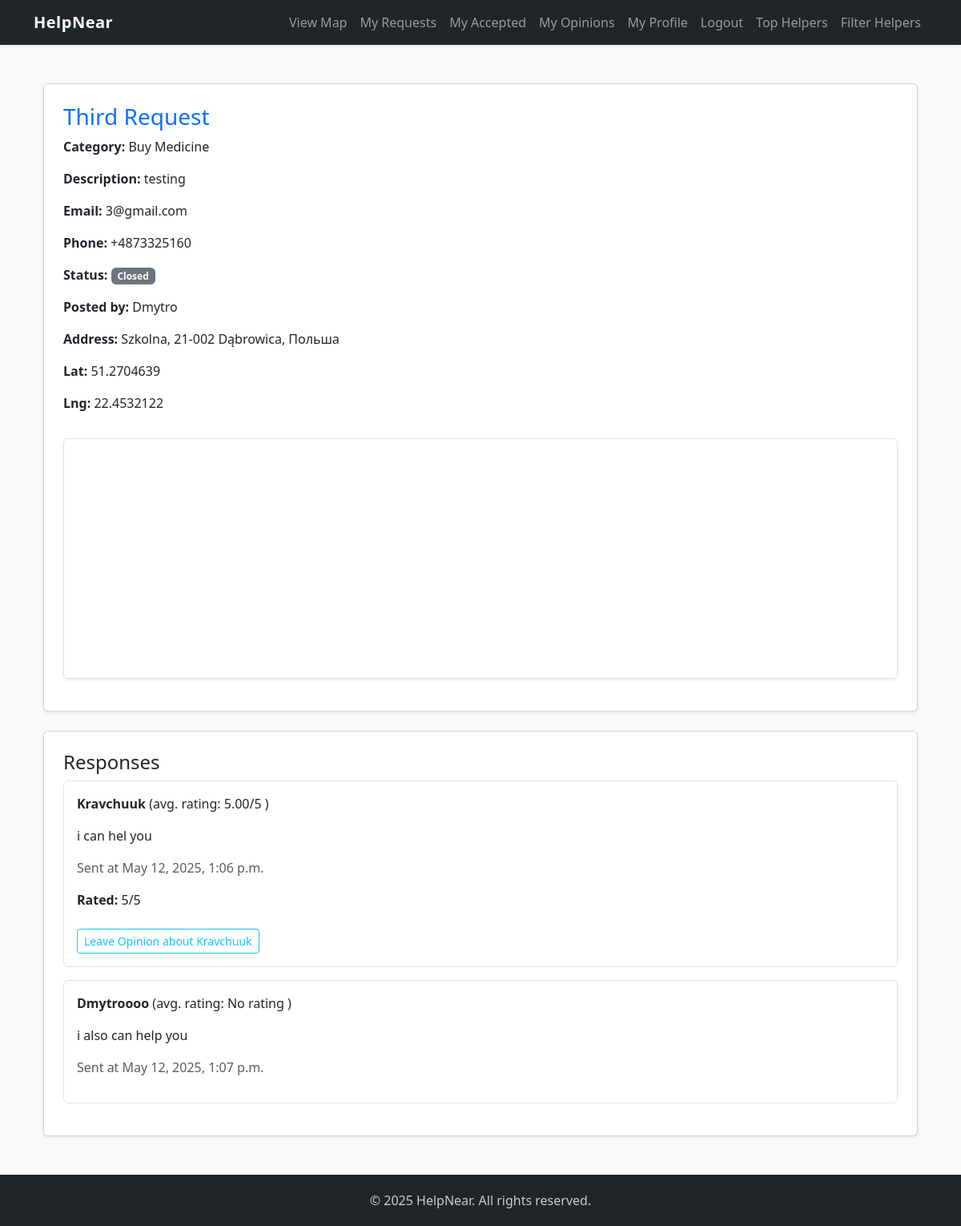
The page /request/3/ (signed in) on the database its author committed.
### help/models.py (models this page shows, shortened)
class HelpRequest(models.Model):
    CATEGORY_CHOICES = [
        ('food', 'Food Delivery'),
        ('medicine', 'Buy Medicine'),
        ('house', 'House Help'),
        ('other', 'Other')
    ]
    user = models.ForeignKey(User, on_delete=models.CASCADE)
    title = models.CharField(max_length=200)
    description = models.TextField()
    detailed_expectation = models.TextField(blank=True, null=True)
    category = models.CharField(max_length=50, choices=CATEGORY_CHOICES)
    address = models.CharField(max_length=255, default='Unknown address')
    latitude = models.FloatField(default=0.0)
    longitude = models.FloatField(default=0.0)
    email = models.EmailField(blank=True, null=True)
    phone = models.CharField(max_length=20, blank=True, null=True)
    is_open = models.BooleanField(default=True)
    accepted_response = models.ForeignKey('HelpResponse', null=True, blank=True, on_delete=models.SET_NULL, related_name='accepted_for')
    created_at = models.DateTimeField(auto_now_add=True)

class HelpResponse(models.Model):
    request = models.ForeignKey(HelpRequest, on_delete=models.CASCADE, related_name='responses')
    responder = models.ForeignKey(User, on_delete=models.CASCADE)
    message = models.TextField()
    rating = models.PositiveSmallIntegerField(null=True, blank=True)
    feedback = models.TextField(blank=True, null=True)
    created_at = models.DateTimeField(auto_now_add=True)

### help/views.py (the view)
# urls.py: path('request/<int:request_id>/', views.request_detail, name='request_detail'),
@login_required
def request_detail(request, request_id):
    help_request = get_object_or_404(HelpRequest, pk=request_id)
    responses = help_request.responses.all()
    show_form = request.user.is_authenticated and help_request.is_open and help_request.user != request.user
    if request.method == 'POST' and show_form:
        form = HelpResponseForm(request.POST)
        if form.is_valid():
            response = form.save(commit=False)
            response.request = help_request
            response.responder = request.user
            response.save()
            return redirect('request_detail', request_id=request_id)
    else:
        form = HelpResponseForm() if show_form else None
    return render(request, 'help/request_detail.html', {
        'help_request': help_request,
        'form': form,
        'responses': responses,
        'google_maps_api_key': settings.GOOGLE_MAPS_API_KEY
    })

### help/templates/help/request_detail.html (shortened to what this page needs)
{% extends 'base.html' %}
{% load widget_tweaks %}
{% block content %}
<div class="container py-4">
  <div class="card shadow-sm p-4 mb-4">
    <h3 class="text-primary">{{ help_request.title }}</h3>
    <p><strong>Category:</strong> {{ help_request.get_category_display }}</p>
    <p><strong>Description:</strong> {{ help_request.description }}</p>
    <p><strong>Email:</strong> {{ help_request.email }}</p>
    <p><strong>Phone:</strong> {{ help_request.phone }}</p>
    <p><strong>Status:</strong>
      {% if help_request.is_open %}
        <span class="badge bg-success">Open</span>
      {% else %}
        <span class="badge bg-secondary">Closed</span>
      {% endif %}
    </p>
    <p><strong>Posted by:</strong> {{ help_request.user.username }}</p>
    <p><strong>Address:</strong> {{ help_request.address }}</p>
    <p><strong>Lat:</strong> {{ help_request.latitude }}</p>
    <p><strong>Lng:</strong> {{ help_request.longitude }}</p>
    <div id="map" style="height: 300px;" class="my-3 border rounded shadow-sm"
         data-lat="{{ help_request.latitude }}"
         data-lng="{{ help_request.longitude }}"
         data-address="{{ help_request.address }}"></div>
  </div>
  {% if responses %}
    <div class="card shadow-sm mt-4 p-4">
      <h4>Responses</h4>
      {% for response in responses %}
        <div class="border rounded p-3 mb-3">
          <p>
            <strong>{{ response.responder.username }}</strong>
            (avg. rating:
            {% if response.responder.average_rating > 0 %}
              {{ response.responder.average_rating|floatformat:2 }}/5
            {% else %}
              No rating
            {% endif %}
            )
          </p>
          <p>{{ response.message }}</p>
          <p class="text-muted">Sent at {{ response.created_at|date:"M d, Y, P" }}</p>
          {% if help_request.accepted_response == response %}
            {% if response.rating %}
              <p><strong>Rated:</strong> {{ response.rating }}/5</p>
              {% if request.user == help_request.user %}
                <a href="{% url 'give_opinion' response.responder.id %}"
                   class="btn btn-sm btn-outline-info mt-2">
                  Leave Opinion about {{ response.responder.username }}
                </a>
              {% endif %}
            {% elif request.user == help_request.user %}
              <a href="{% url 'rate_helper' response.id %}" class="btn btn-sm btn-success">Rate helper</a>
            {% endif %}
          {% endif %}
        </div>
      {% endfor %}
    </div>
  {% endif %}
</div>
{% endblock %}

### help/templates/base.html (style rules this page uses)
html, body { height: 100%; margin: 0; background-color: #f8f9fa; }

### rows shown on the page
HelpRequest: title "Third Request", category "Buy Medicine", description "testing", email "3@gmail.com", phone "+4873325160", user.username "Dmytro", address "Szkolna, 21-002 Dąbrowica, Польша", latitude "51.2704639", longitude "22.4532122"
HelpResponse: responder.username "Kravchuuk", responder.average_rating "5.00", message "i can hel you", created_at "May 12, 2025, 1:06 p.m.", rating "5"
HelpResponse: responder.username "Dmytroooo", shows "No rating", message "i also can help you", created_at "May 12, 2025, 1:07 p.m."
